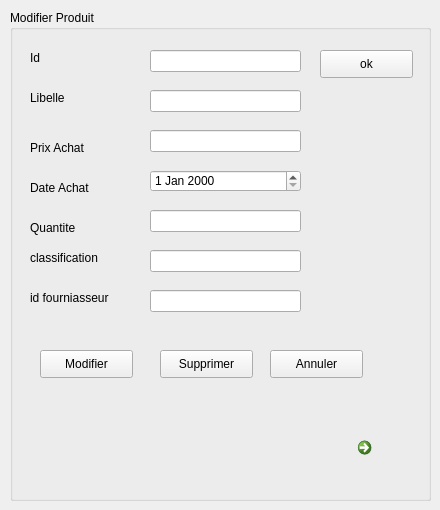
      <widget class="QWidget" name="stackedWidgetPage2Produit">
       <widget class="QGroupBox" name="groupBoxProduit2">
        <property name="geometry">
         <rect>
          <x>10</x>
          <y>10</y>
          <width>421</width>
          <height>491</height>
         </rect>
        </property>
        <property name="title">
         <string>Modifier Produit </string>
        </property>
        <widget class="QLabel" name="label_33">
         <property name="geometry">
          <rect>
           <x>20</x>
           <y>40</y>
           <width>56</width>
           <height>16</height>
          </rect>
         </property>
         <property name="text">
          <string>Id</string>
         </property>
        </widget>
        <widget class="QLabel" name="label_34">
         <property name="geometry">
          <rect>
           <x>20</x>
           <y>130</y>
           <width>71</width>
           <height>16</height>
          </rect>
         </property>
         <property name="text">
          <string>Prix Achat </string>
         </property>
        </widget>
        <widget class="QLineEdit" name="idproduit2_2">
         <property name="geometry">
          <rect>
           <x>140</x>
           <y>40</y>
           <width>151</width>
           <height>22</height>
          </rect>
         </property>
        </widget>
        <widget class="QLineEdit" name="prixproduit2_2">
         <property name="geometry">
          <rect>
           <x>140</x>
           <y>120</y>
           <width>151</width>
           <height>22</height>
          </rect>
         </property>
        </widget>
        <widget class="QPushButton" name="modifierproduit_2">
         <property name="geometry">
          <rect>
           <x>30</x>
           <y>340</y>
           <width>93</width>
           <height>28</height>
          </rect>
         </property>
         <property name="text">
          <string>Modifier</string>
         </property>
        </widget>
        <widget class="QPushButton" name="supprimerproduit_2">
         <property name="geometry">
          <rect>
           <x>150</x>
           <y>340</y>
           <width>93</width>
           <height>28</height>
          </rect>
         </property>
         <property name="text">
          <string>Supprimer</string>
         </property>
        </widget>
        <widget class="QLabel" name="label_35">
         <property name="geometry">
          <rect>
           <x>20</x>
           <y>170</y>
           <width>71</width>
           <height>16</height>
          </rect>
         </property>
         <property name="text">
          <string>Date Achat</string>
         </property>
        </widget>
        <widget class="QLineEdit" name="classificationproduit2_2">
         <property name="geometry">
          <rect>
           <x>140</x>
           <y>240</y>
           <width>151</width>
           <height>22</height>
          </rect>
         </property>
        </widget>
        <widget class="QLineEdit" name="qteproduit2_2">
         <property name="geometry">
          <rect>
           <x>140</x>
           <y>200</y>
           <width>151</width>
           <height>22</height>
          </rect>
         </property>
        </widget>
        <widget class="QLabel" name="label_36">
         <property name="geometry">
          <rect>
           <x>20</x>
           <y>210</y>
           <width>71</width>
           <height>16</height>
          </rect>
         </property>
         <property name="text">
          <string>Quantite</string>
         </property>
        </widget>
        <widget class="QLabel" name="label_37">
         <property name="geometry">
          <rect>
           <x>20</x>
           <y>240</y>
           <width>81</width>
           <height>16</height>
          </rect>
         </property>
         <property name="text">
          <string>classification</string>
         </property>
        </widget>
        <widget class="QDateEdit" name="dateproduit2_2">
         <property name="geometry">
          <rect>
           <x>140</x>
           <y>160</y>
           <width>151</width>
           <height>22</height>
          </rect>
         </property>
        </widget>
        <widget class="QPushButton" name="annulerproduit2_2">
         <property name="geometry">
          <rect>
           <x>260</x>
           <y>340</y>
           <width>93</width>
           <height>28</height>
          </rect>
         </property>
         <property name="text">
          <string>Annuler</string>
         </property>
        </widget>
        <widget class="QLabel" name="label_38">
         <property name="geometry">
          <rect>
           <x>20</x>
           <y>280</y>
           <width>101</width>
           <height>16</height>
          </rect>
         </property>
         <property name="text">
          <string>id fourniasseur</string>
         </property>
        </widget>
        <widget class="QLineEdit" name="idfproduit2_2">
         <property name="geometry">
          <rect>
           <x>140</x>
           <y>280</y>
           <width>151</width>
           <height>22</height>
          </rect>
         </property>
        </widget>
        <widget class="QLabel" name="label_39">
         <property name="geometry">
          <rect>
           <x>20</x>
           <y>80</y>
           <width>56</width>
           <height>16</height>
          </rect>
         </property>
         <property name="text">
          <string>Libelle</string>
         </property>
        </widget>
        <widget class="QLineEdit" name="libelleproduit2_2">
         <property name="geometry">
          <rect>
           <x>140</x>
           <y>80</y>
           <width>151</width>
           <height>22</height>
          </rect>
         </property>
        </widget>
        <widget class="QCommandLinkButton" name="next2produit_2">
         <property name="geometry">
          <rect>
           <x>340</x>
           <y>420</y>
           <width>61</width>
           <height>41</height>
          </rect>
         </property>
         <property name="text">
          <string/>
         </property>
        </widget>
        <widget class="QPushButton" name="okproduit_2">
         <property name="geometry">
          <rect>
           <x>310</x>
           <y>40</y>
           <width>93</width>
           <height>28</height>
          </rect>
         </property>
         <property name="text">
          <string>ok</string>
         </property>
        </widget>
       </widget>
      </widget>
